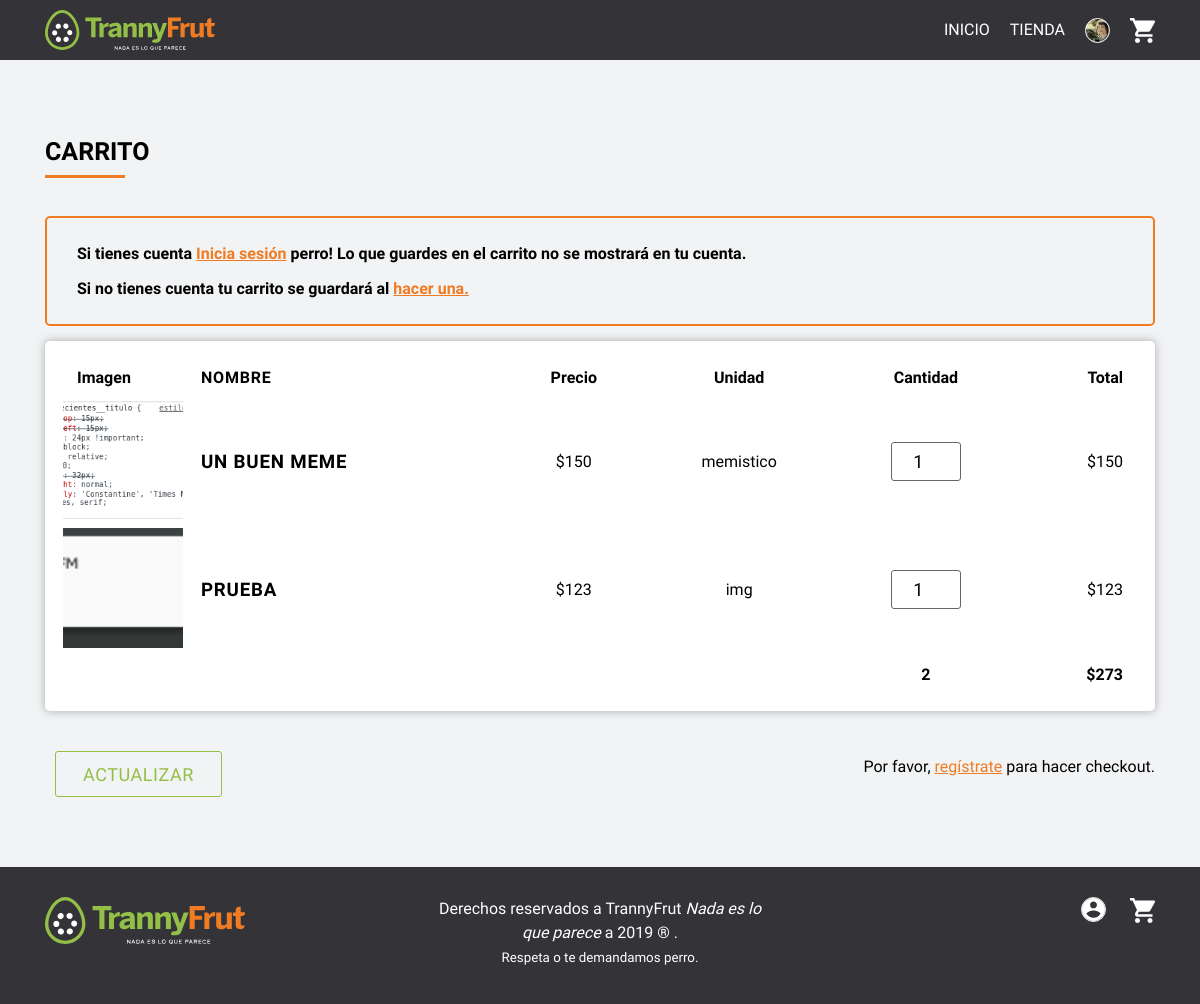
/app/carrito.php (signed in), run on an earlier commit of the app's database.
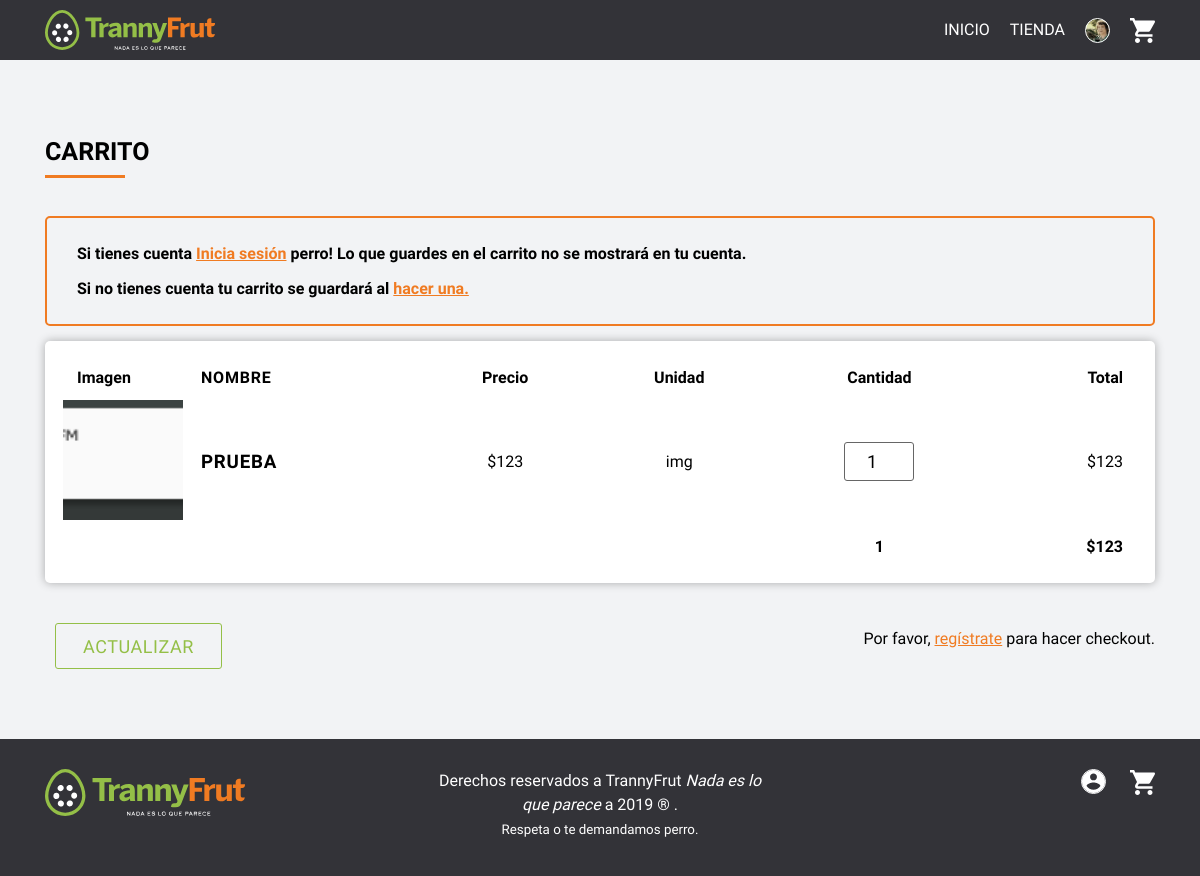
And on a later commit of the database.
### tables this page shows
CREATE TABLE `producto` (
  `id` int(11) NOT NULL,
  `imagen` text,
  `nombre` text,
  `descripcion` text,
  `precio` int(11) DEFAULT NULL,
  `unidad` text,
  `existencia` text,
  `fecha_creacion` timestamp NOT NULL DEFAULT CURRENT_TIMESTAMP,
  `imagenes` json DEFAULT NULL
);

### app/funciones-generales.php (called while the page is built, shortened)
<?php
  function get_single( $tipo, $id ){
    $bd = mysqli_connect("db","root","root", "main");
    $sql = "SELECT * FROM $tipo WHERE id = '$id'";
    $result = $bd->query($sql);
    if ($result->num_rows > 0) :
      while($row = $result->fetch_assoc()) :
        $res = $row;
      endwhile;
    else :
      $res = false;
    endif;
    return $res;
  }
?>

### app/carrito.php (the view, shortened to what this page needs)
<?php
  include('estructura/cabecera.php');
?>
<main class="carrito-page">
  <div class="container">
    <h1> Carrito </h1>
    <?php if( !$_SESSION['id'] > 0) : ?>
        <div class="advertencia">
            <p> Si tienes cuenta <a class='link' href="login.php"> Inicia sesión </a> perro! Lo que guardes en el carrito no se mostrará en tu cuenta. </a>
            <p> Si no tienes cuenta tu carrito se guardará al <a class='link' href="registrarse.php"> hacer una.  </a> </p>
        </div>
      <?php endif; ?>
<?php
  $items = json_decode($_SESSION['carrito']);
  $tiene_productos = false;
  foreach($items as $item) {
    if($item > 0) $tiene_productos = true;
  }
  if( $tiene_productos ) :
?>
    <form action="carrito.php" method="post">
    <div class="carrito__wrapper">
      <table class="carrito">
          <tr >
            <th>
              Imagen
            </th>
            <th class="nombre">
              Nombre
            </th>
            <th>
              Precio
            </th>
            <th>
              Unidad
            </th>
            <th>
              Cantidad
            </th>
            <th>
              Total
            </th>
        </tr>
        <?php
          $total = 0;
          $total_items = 0;
          foreach($items as $id => $cantidad) :
            $data = get_single('producto', $id);
            $nombre = $data['nombre'];
            $unidad = $data['unidad'];
            $precio = $data['precio'];
            $imagen = $data['imagen'];
            $total = $total + ( $cantidad * $precio );
            $total_items += $cantidad;
        ?>
          <tr class="carrito__item">
              <td class="imagen">
                <div class="img" style='background-image:url("<?php echo $imagen ?>")'></div>
              </td>
              <td class="nombre">
                <h3><?php echo $nombre; ?></h3>
              </td>
              <td class="precio">
                $<?php echo number_format($precio); ?>
              </td>
              <td class="unidad">
                <?php echo $unidad; ?>
              </td>
              <td class="cantidad">
                <input required type="number" name='cantidad[<?php echo $id ?>]' value = <?php echo $cantidad; ?>>
              </td>
              <td class="total">
                $<?php echo number_format($precio * $cantidad); ?>
              </td>
          </tr>
        <?php
          endforeach;
        ?>
        <tr class="carrito__item carrito__totales">
            <td></td>
            <td></td>
            <td></td>
            <td></td>
            <td class="cantidad alinear-derecha">
              <?php echo $total_items; ?>
            </td>
            <td class="total">
              $<?php echo number_format($total); ?>
            </td>
        </tr>
      </table>
    </div>
    <div class="row">
      <div class="col-12 col-md-6">
        <button class='boton'> Actualizar </button>
      </div>
      <div class="col-12 col-md-6 alinear-derecha alinear-derecha--nosm">
        <?php if($_SESSION['id'] > 0) : ?>
          <a href="checkout.php" class="boton boton-important"> Checkout </a>
        <?php else : ?>
          <p> Por favor, <a href="registrarse.php" class="link"> regístrate </a> para hacer checkout. </p>
        <?php endif; ?>
      </div>
    </div>
    </form>
    <?php else: ?>
      <div class="no-resultados">
        Tu carrito está vacío. <a href="tienda.php" class='link'> Ir a la tienda. </a>
      </div>
    <?php endif;  ?>
  </div>
</main>
<?php
  include('estructura/pie.php');
?>

### app/estructura/cabecera.php (shortened to what this page needs)
<!DOCTYPE html>
<html lang="en">
<head>
  <link rel="stylesheet" href="css/estilos.css">
</head>
<body>
  <header class="header-principal">
    <nav class="nav-principal">
      <div class="container contenedor-principal">
        <a href="/" class="logo">
          <img src="img/logo.svg">
        </a>
        <div class="menu-movil">
          <div class="menu__links">
            <a href="/" class="menu__link">Inicio</a>
            <a href="/tienda.php" class="menu__link">Tienda</a>
            <?php
              if($_SESSION['foto']) {
                $img = '../'.$_SESSION['foto'];
                $img = "style='background-image:url($img)'";
                $url = "perfil.php";
              }
              else {
                $img = "";
                $url = "login.php";
              }
            ?>
            <a href="<?php echo $url ?>" <?php echo $img ?> class="menu__link--cuenta">Cuenta</a>
            <a href="carrito.php" class="menu__link--carrito">Carrito</a>
          </div>
        </div>
      </div>
    </nav>
  </header>
  <div class="menu-spacer"></div>

### app/estructura/pie.php (shortened to what this page needs)
  <footer class="footer-principal">
    <div class="container">
      <div class="row">
        <div class="col-12 col-sm-6 col-md-4">
          <div class="logo">
            <img src="../img/logo.svg">
          </div>
        </div>
        <div class="col-12 col-sm-6 col-md-4">
          <div class="firma">
            <p> Derechos reservados a TrannyFrut <i> Nada es lo que parece </i> a 2019 ® .</p>
            <p><small>Respeta o te demandamos perro.</small></p>
          </div>
        </div>
        <div class="col-12 col-sm-6 col-md-4">
          <div class="footer__iconos">
            <a href="perfil.php" class="menu__link--cuenta">Cuenta</a>
            <a href="carrito.php" class="menu__link--carrito">Carrito</a>
          </div>
        </div>
      </div>
    </div>
  </footer>
</body>
</html>

What changed in the data, as far as the page shows it:
no longer on this page (row edited): producto: imagen (picture), nombre "UN BUEN MEME", precio "150", unidad "memistico", value "1", $precio*$cantidad "150"
Also different on the page:
$total_items: "2" → "1"
$total: "273" → "123"
